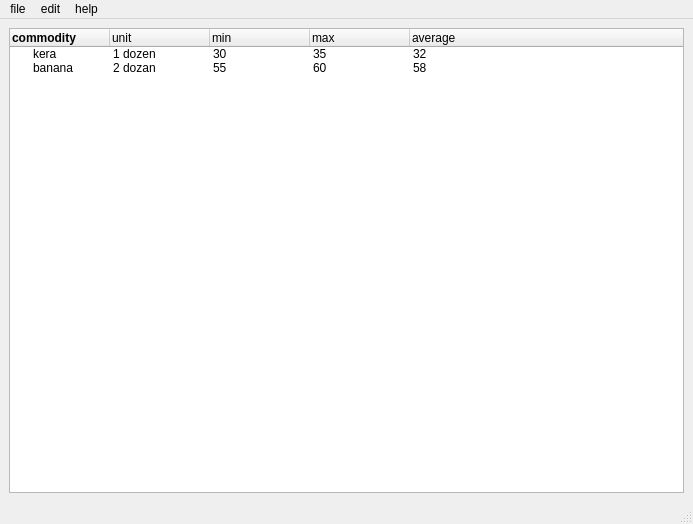
<?xml version="1.0" encoding="UTF-8"?>
<ui version="4.0">
 <class>MainWindow</class>
 <widget class="QMainWindow" name="MainWindow">
  <property name="geometry">
   <rect>
    <x>0</x>
    <y>0</y>
    <width>693</width>
    <height>524</height>
   </rect>
  </property>
  <property name="windowTitle">
   <string>MainWindow</string>
  </property>
  <widget class="QWidget" name="centralwidget">
   <layout class="QHBoxLayout" name="horizontalLayout">
    <item>
     <widget class="QTreeWidget" name="treeWidget">
      <property name="columnCount">
       <number>5</number>
      </property>
      <attribute name="headerMinimumSectionSize">
       <number>70</number>
      </attribute>
      <attribute name="headerShowSortIndicator" stdset="0">
       <bool>false</bool>
      </attribute>
      <attribute name="headerStretchLastSection">
       <bool>true</bool>
      </attribute>
      <column>
       <property name="text">
        <string>commodity     </string>
       </property>
       <property name="font">
        <font>
         <weight>75</weight>
         <bold>true</bold>
         <strikeout>false</strikeout>
        </font>
       </property>
       <property name="icon">
        <iconset resource="resource.qrc">
         <normaloff>:/icons/progress.ico</normaloff>:/icons/progress.ico</iconset>
       </property>
      </column>
      <column>
       <property name="text">
        <string>unit</string>
       </property>
      </column>
      <column>
       <property name="text">
        <string>min</string>
       </property>
      </column>
      <column>
       <property name="text">
        <string>max</string>
       </property>
      </column>
      <column>
       <property name="text">
        <string>average</string>
       </property>
      </column>
      <item>
       <property name="text">
        <string>kera</string>
       </property>
       <property name="text">
        <string>1 dozen</string>
       </property>
       <property name="text">
        <string>30</string>
       </property>
       <property name="text">
        <string>35</string>
       </property>
       <property name="text">
        <string>32</string>
       </property>
      </item>
      <item>
       <property name="text">
        <string>banana</string>
       </property>
       <property name="text">
        <string>2 dozan</string>
       </property>
       <property name="text">
        <string>55</string>
       </property>
       <property name="text">
        <string>60</string>
       </property>
       <property name="text">
        <string>58</string>
       </property>
      </item>
     </widget>
    </item>
   </layout>
  </widget>
  <widget class="QMenuBar" name="menubar">
   <property name="geometry">
    <rect>
     <x>0</x>
     <y>0</y>
     <width>693</width>
     <height>25</height>
    </rect>
   </property>
   <widget class="QMenu" name="menuFile">
    <property name="title">
     <string>file</string>
    </property>
    <addaction name="actionRefresh_data"/>
    <addaction name="actionClose"/>
   </widget>
   <widget class="QMenu" name="menuHelp">
    <property name="title">
     <string>help</string>
    </property>
    <addaction name="actionUsage"/>
    <addaction name="actionAbout"/>
   </widget>
   <widget class="QMenu" name="menuEdit">
    <property name="title">
     <string>edit</string>
    </property>
    <addaction name="actionWholsale_price"/>
    <addaction name="actionRetail_price"/>
   </widget>
   <addaction name="menuFile"/>
   <addaction name="menuEdit"/>
   <addaction name="menuHelp"/>
  </widget>
  <widget class="QStatusBar" name="statusbar"/>
  <action name="actionRefresh_data">
   <property name="icon">
    <iconset resource="resource.qrc">
     <normaloff>:/icons/gears.ico</normaloff>:/icons/gears.ico</iconset>
   </property>
   <property name="text">
    <string>refresh data</string>
   </property>
  </action>
  <action name="actionClose">
   <property name="icon">
    <iconset resource="resource.qrc">
     <normaloff>:/icons/sun.ico</normaloff>:/icons/sun.ico</iconset>
   </property>
   <property name="text">
    <string>close</string>
   </property>
  </action>
  <action name="actionUsage">
   <property name="icon">
    <iconset resource="resource.qrc">
     <normaloff>:/icons/not_available.ico</normaloff>:/icons/not_available.ico</iconset>
   </property>
   <property name="text">
    <string>usage</string>
   </property>
  </action>
  <action name="actionAbout">
   <property name="icon">
    <iconset resource="resource.qrc">
     <normaloff>:/icons/protection.ico</normaloff>:/icons/protection.ico</iconset>
   </property>
   <property name="text">
    <string>about</string>
   </property>
  </action>
  <action name="actionWholsale_price">
   <property name="checkable">
    <bool>true</bool>
   </property>
   <property name="checked">
    <bool>false</bool>
   </property>
   <property name="text">
    <string>wholsale price</string>
   </property>
  </action>
  <action name="actionRetail_price">
   <property name="checkable">
    <bool>true</bool>
   </property>
   <property name="checked">
    <bool>true</bool>
   </property>
   <property name="text">
    <string>retail price</string>
   </property>
  </action>
 </widget>
 <resources>
  <include location="resource.qrc"/>
 </resources>
 <connections/>
</ui>
